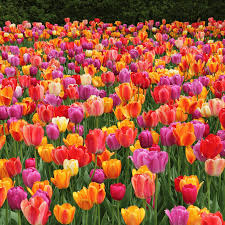
#> input picture images/tulip.jpg, 225 x 225 px, found by its file name; the run also reads 1 picture not shown here
$ python hw12.py
#> lines starting #> are read from the running program, lines starting #| are printed output that depends on the picture; long printed decimals are rounded
import cv2
import heapq
from collections import Counter
import matplotlib.pyplot as plt
import numpy as np


def build_huffman_tree(frequencies):

    heap = []
    unique_id = 0


    for symbol, freq in frequencies.items():
        heapq.heappush(heap, (freq, unique_id, (symbol, None, None)))
        unique_id += 1


    while len(heap) > 1:
        freq1, _, node1 = heapq.heappop(heap)
        freq2, _, node2 = heapq.heappop(heap)
        merged_freq = freq1 + freq2
        merged_node = (None, node1, node2)
        heapq.heappush(heap, (merged_freq, unique_id, merged_node))
        unique_id += 1


    return heap[0][2]


def generate_huffman_codes(root):

    codes = {}

    def traverse(node, prefix=""):

        symbol, left, right = node


        if symbol is not None:
            codes[symbol] = prefix if prefix else "0"
            return


        if left:
            traverse(left, prefix + "0")
        if right:
            traverse(right, prefix + "1")

    traverse(root)
    return codes


def huffman_encode_image(image, top_n=15):

    pixels = image.flatten().tolist()
    total_pixels = len(pixels)


    frequencies = Counter(pixels)


    root = build_huffman_tree(frequencies)
    codes = generate_huffman_codes(root)


    bitstream = ''.join(codes[pixel] for pixel in pixels)


    original_bits = total_pixels * 8
    compressed_bits = len(bitstream)
    compression_ratio = round(original_bits / max(1, compressed_bits), 2)


    print(f"Original bits:      {original_bits:,}")
    print(f"Compressed bits:    {compressed_bits:,}")
    print(f"Compression ratio:  {compression_ratio}×")
    print(f"Space savings:      {round((1 - compressed_bits/original_bits)*100, 2)}%")


    print(f"\n{'Value':<8} {'Count':<10} {'Probability':<12} {'Code Len':<10} {'Code':<15}")
    print("-" * 65)

    sorted_frequencies = sorted(frequencies.items(), key=lambda x: x[1], reverse=True)
    for pixel_value, count in sorted_frequencies[:top_n]:
        probability = count / total_pixels
        code = codes[pixel_value]
        print(f"{pixel_value:<8} {count:<10} {probability:<12.6f} {len(code):<10} {code:<15}")

    return codes


def visualize_histogram(image_jpg, image_png):

    fig, axes = plt.subplots(2, 2, figsize=(12, 10))


    axes[0, 0].imshow(image_jpg, cmap='gray')
    axes[0, 0].set_title('JPG Grayscale Image')
    axes[0, 0].axis('off')

    axes[0, 1].imshow(image_png, cmap='gray')
    axes[0, 1].set_title('PNG Grayscale Image')
    axes[0, 1].axis('off')


    axes[1, 0].hist(image_jpg.flatten(), bins=256, range=(0, 256), color='blue', alpha=0.7)
    axes[1, 0].set_title('JPG Intensity Histogram')
    axes[1, 0].set_xlabel('Pixel Intensity')
    axes[1, 0].set_ylabel('Frequency')
    axes[1, 0].grid(True, alpha=0.3)

    axes[1, 1].hist(image_png.flatten(), bins=256, range=(0, 256), color='green', alpha=0.7)
    axes[1, 1].set_title('PNG Intensity Histogram')
    axes[1, 1].set_xlabel('Pixel Intensity')
    axes[1, 1].set_ylabel('Frequency')
    axes[1, 1].grid(True, alpha=0.3)

    plt.tight_layout()
    plt.savefig('image_histograms.png')
    # plt.show()


def main():

    jpg_path = "/home/azad/Work/DIP-Lab/images/tulip.jpg"
    png_path = "/home/azad/Work/DIP-Lab/images/tulip.png"


    img_jpg = cv2.imread(jpg_path, cv2.IMREAD_GRAYSCALE)
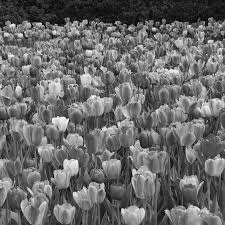
#> img_jpg: shape (225, 225); min 0, max 255, mean 106.3
    img_png = cv2.imread(png_path, cv2.IMREAD_GRAYSCALE)
#> img_png: shape (225, 225); min 0, max 252, mean 105.7


    if img_jpg is None:
        print(f"Error: Could not load JPG image from {jpg_path}")
        return
    if img_png is None:
        print(f"Error: Could not load PNG image from {png_path}")
        return

    print("=" * 70)
    print("HUFFMAN CODING RESULTS FOR JPG IMAGE")
    print("=" * 70)
    codes_jpg = huffman_encode_image(img_jpg, top_n=15)
#> in huffman_encode_image, `pixels = image.flatten().tolist()`: pixels = 50625 items
#> in huffman_encode_image, `total_pixels = len(pixels)`: total_pixels = 50625
#> in huffman_encode_image, `frequencies = Counter(pixels)`: frequencies = 255 items
#> the loop in build_huffman_tree, `for symbol, freq in frequencies.items():` made 255 passes
#> (symbol, freq) on passes 1 to 3: (44, 178), (31, 203), (6, 18)
#> after the loop in build_huffman_tree, `for symbol, freq in frequencies.items():`: unique_id = 255
#> the loop in build_huffman_tree, `while len(heap) > 1:` made 254 passes
#> (freq1, freq2, merged_freq) on passes 1 to 3: (1, 1, 2), (1, 1, 2), (1, 2, 3)
#> after the loop in build_huffman_tree, `while len(heap) > 1:`: unique_id = 509
#> in huffman_encode_image, `codes = generate_huffman_codes(root)`: codes = 255 items
#> in huffman_encode_image, `original_bits = total_pixels * 8`: original_bits = 405000
#> in huffman_encode_image, `compressed_bits = len(bitstream)`: compressed_bits = 385991
#> in huffman_encode_image, `compression_ratio = round(original_bits / max(1, compressed_bits), 2)`: compression_ratio = 1.05
#| Original bits:      405,000
#| Compressed bits:    385,991
#| Compression ratio:  1.05×
#| Space savings:      4.69%
#> in huffman_encode_image, `sorted_frequencies = sorted(frequencies.items(), key=lambda x: x[1], r..`: sorted_frequencies = 255 pairs, first value 0 to 255, second value 1 to 421
#> the loop in huffman_encode_image, `for pixel_value, count in sorted_frequencies[:top_n]:` made 15 passes
#> (pixel_value, count, probability, code) on passes 1 to 12: (88, 421, 0.00832, '1011111'), (81, 416, 0.00822, '1011100'), (95, 416, 0.00822, '1011101'), (87, 408, 0.00806, '1011001'), (78, 404, 0.00798, '1010111'), (75, 400, 0.0079, '1010011'), (86, 400, 0.0079, '1010100'), (90, 398, 0.00786, '1010010'), (96, 395, 0.0078, '1010000'), (83, 393, 0.00776, '1001111'), (99, 392, 0.00774, '1001110'), (103, 391, 0.00772, '1001101')
#| 88       421        0.008316     7          1011111
#| 81       416        0.008217     7          1011100
#| 95       416        0.008217     7          1011101
#| 87       408        0.008059     7          1011001
#| 78       404        0.00798     7          1010111
#| 75       400        0.007901     7          1010011
#| 86       400        0.007901     7          1010100
#| 90       398        0.007862     7          1010010
#> (further printed lines are left out)
#> codes_jpg = 255 items

    print("\n" + "=" * 70)
    print("HUFFMAN CODING RESULTS FOR PNG IMAGE")
    print("=" * 70)
    codes_png = huffman_encode_image(img_png, top_n=15)
#> the loop in build_huffman_tree (call 2), `for symbol, freq in frequencies.items():` made 252 passes
#> (symbol, freq) on passes 1 to 3: (44, 193), (30, 209), (6, 14)
#> the loop in build_huffman_tree (call 2), `while len(heap) > 1:` made 251 passes
#> (freq1, freq2, merged_freq) on passes 1 to 3: (1, 1, 2), (1, 1, 2), (2, 2, 4)
#| Original bits:      405,000
#| Compressed bits:    385,473
#| Compression ratio:  1.05×
#| Space savings:      4.82%
#> the loop in huffman_encode_image (call 2), `for pixel_value, count in sorted_frequencies[:top_n]:` made 15 passes
#> (pixel_value, count, probability, code) on passes 1 to 12: (88, 417, 0.00824, '1011111'), (86, 408, 0.00806, '1011010'), (95, 406, 0.00802, '1011001'), (87, 404, 0.00798, '1011000'), (75, 398, 0.00786, '1010110'), (90, 397, 0.00784, '1010101'), (76, 395, 0.0078, '1010010'), (93, 395, 0.0078, '1010011'), (85, 395, 0.0078, '1010100'), (80, 392, 0.00774, '1010001'), (110, 388, 0.00766, '1001111'), (81, 387, 0.00764, '1001101')
#| 88       417        0.008237     7          1011111
#| 86       408        0.008059     7          1011010
#| 95       406        0.00802     7          1011001
#| 87       404        0.00798     7          1011000
#| 75       398        0.007862     7          1010110
#| 90       397        0.007842     7          1010101
#| 76       395        0.007802     7          1010010
#| 93       395        0.007802     7          1010011
#> (further printed lines are left out)
#> codes_png = 252 items


    visualize_histogram(img_jpg, img_png)
#> in visualize_histogram, `plt.savefig('image_histograms.png')`:
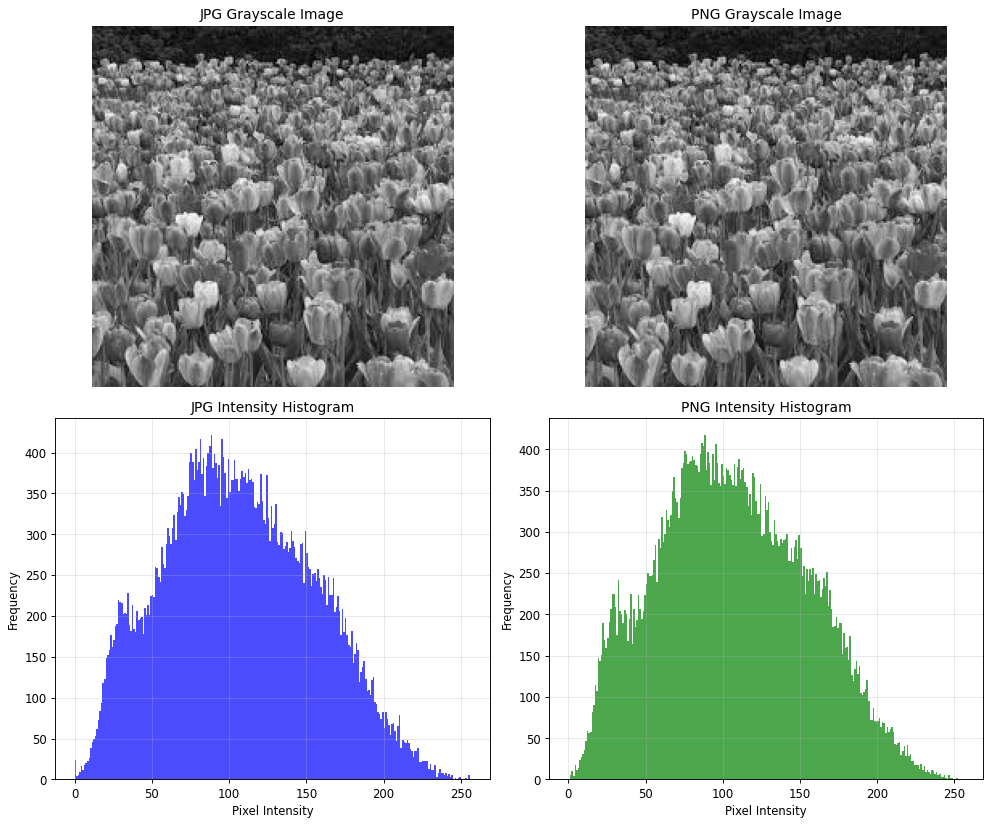
#> figure drawn by matplotlib, 4 panels; panel 3: tallest bar 421 high, from x = 88 to 89; panel 4: tallest bar 417 high, from x = 88 to 89


    print("COMPARATIVE ANALYSIS")
    print("=" * 70)
    print(f"JPG unique pixel values: {len(codes_jpg)}")
#| JPG unique pixel values: 255
    print(f"PNG unique pixel values: {len(codes_png)}")
#| PNG unique pixel values: 252
    print(f"JPG average code length: {np.mean([len(c) for c in codes_jpg.values()]):.2f} bits")
#| JPG average code length: 8.84 bits
    print(f"PNG average code length: {np.mean([len(c) for c in codes_png.values()]):.2f} bits")
#| PNG average code length: 8.81 bits


if __name__ == "__main__":
    main()
